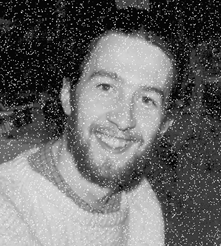
#> input picture Open Ended Problem-09/image1.png, 222 x 247 px
$ python operations.py   (older library calls are emulated)
#> lines starting #> are read from the running program, lines starting #| are printed output that depends on the picture
import cv2
import numpy as np

# image1, image2, image3: smoothing.

img1 = cv2.imread('image1.png', cv2.IMREAD_GRAYSCALE)
#> img1 is the input picture: shape (247, 222); min 0, max 255, mean 105.6
img2 = cv2.imread('image2.png', cv2.IMREAD_GRAYSCALE)
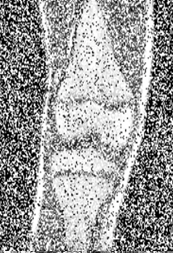
#> input picture Open Ended Problem-09/image2.png, 173 x 253 px
#> img2: shape (253, 173); min 0, max 255, mean 155.4
img3 = cv2.imread('image3.png', cv2.IMREAD_GRAYSCALE)
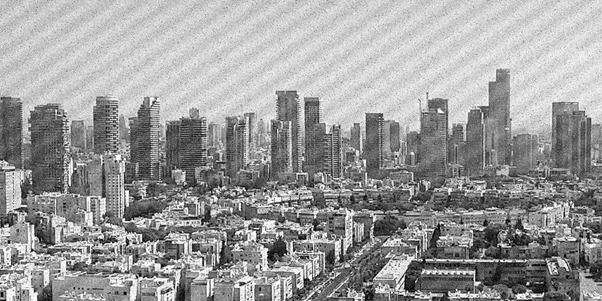
#> input picture Open Ended Problem-09/image3.png, 602 x 301 px
#> img3 is the input picture: shape (301, 602); min 0, max 255, mean 156.1

# mean filter
mean1 = cv2.blur(img1, (5,5))
mean2 = cv2.blur(img2, (5,5))
mean3 = cv2.blur(img3, (5,5))

# median filter
median1 = cv2.medianBlur(img1, 5)
median2 = cv2.medianBlur(img2, 5)
median3 = cv2.medianBlur(img3, 5)

# gaussian filter
gauss1 = cv2.GaussianBlur(img1, (5,5), 1)
gauss2 = cv2.GaussianBlur(img2, (5,5), 1)
gauss3 = cv2.GaussianBlur(img3, (5,5), 1)

cv2.imwrite('image1_mean.png', mean1)
cv2.imwrite('image1_median.png', median1)
cv2.imwrite('image1_gauss.png', gauss1)

cv2.imwrite('image2_mean.png', mean2)
cv2.imwrite('image2_median.png', median2)
cv2.imwrite('image2_gauss.png', gauss2)

cv2.imwrite('image3_mean.png', mean3)
cv2.imwrite('image3_median.png', median3)
cv2.imwrite('image3_gauss.png', gauss3)


#image4, image5: sharpening.

img4 = cv2.imread('image4.png', cv2.IMREAD_GRAYSCALE)
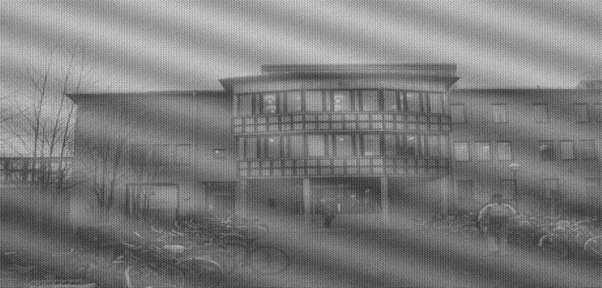
#> input picture Open Ended Problem-09/image4.png, 602 x 288 px
#> img4 is the input picture: shape (288, 602); min 38, max 221, mean 123.9
img5 = cv2.imread('image5.png', cv2.IMREAD_GRAYSCALE)
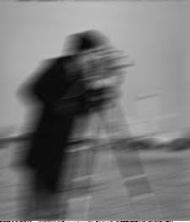
#> input picture Open Ended Problem-09/image5.png, 190 x 222 px
#> img5: shape (222, 190); min 0, max 255, mean 118.9

# laplacian sharpening
lap4 = cv2.Laplacian(img4, cv2.CV_64F, ksize=3)
sharp4 = np.uint8(np.clip(img4 - lap4, 0, 255))
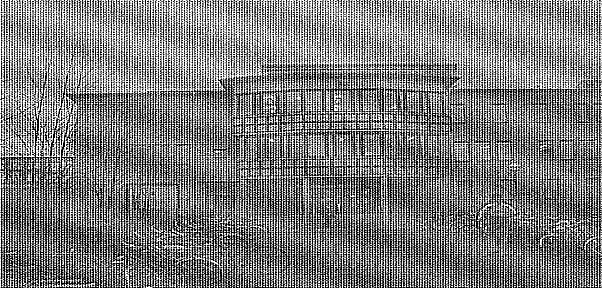
#> sharp4: shape (288, 602); min 0, max 255, mean 125.4

lap5 = cv2.Laplacian(img5, cv2.CV_64F, ksize=3)
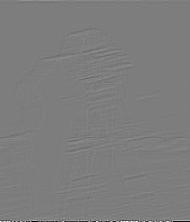
#> lap5: shape (222, 190) float64; min -1148, max 1176, mean -0.3; drawn with min black and max white
sharp5 = np.uint8(np.clip(img5 - lap5, 0, 255))
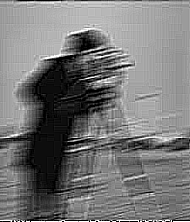
#> sharp5: shape (222, 190); min 0, max 255, mean 118.7

cv2.imwrite('image4_sharp.png', sharp4)
cv2.imwrite('image5_sharp.png', sharp5)

print('done')
